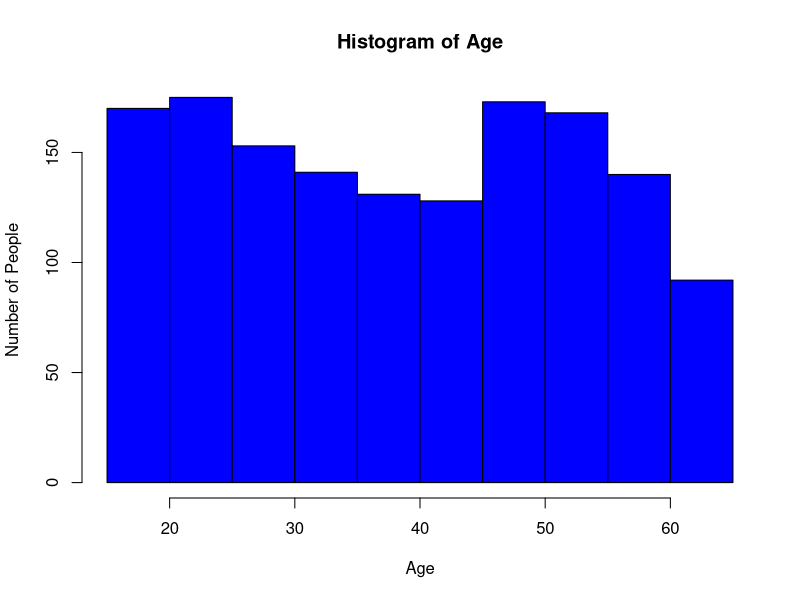
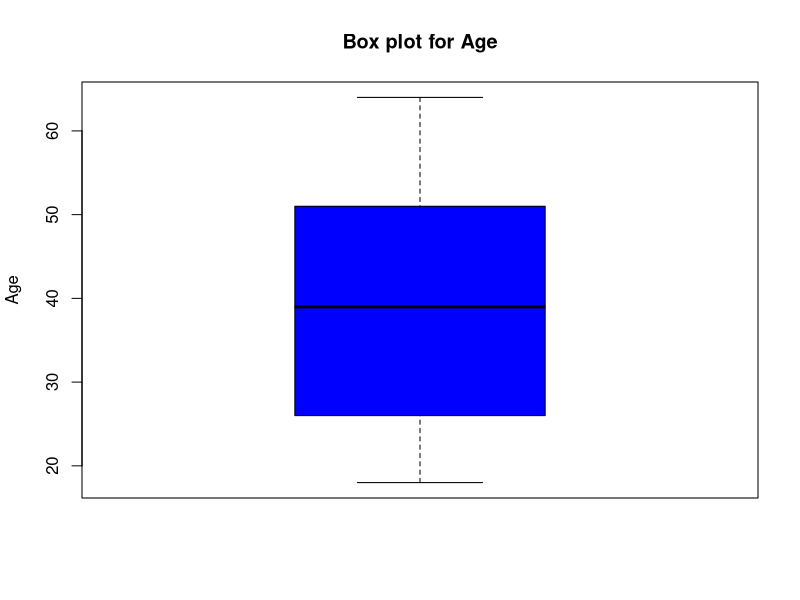

Write the R code that produced these figures, in order. (Note: this script raises an error after producing the figures.)
# importing libraries
library(ggplot2)


# imporing the cvs file

setwd("/Users/namilap/Documents/Msc/DataAnalysis/CourseWork")
insuranceData = read.csv("insuranceData.csv", header = TRUE)
head(insuranceData)

# Overall summery of the dataset
summary(insuranceData)

# Analyzing age 

# summery of the variable
summary(insuranceData$age)

# Histogram for age
hist(insuranceData$age, main = "Histogram of Age", xlab = "Age", ylab = "Number of People", col = "blue")

# Standard Deiviation 
age_sd=sd(insuranceData$age)
age_sd

# box plot and outliers
outliers = boxplot(insuranceData$age, main = "Box plot for Age", col = "blue", ylab = "Age")$out
cat ("Outliers", "\n", outliers)


# Analyzing gender 

# summery of the variable
gender_summery = summary(insuranceData$gender)
gender_summery

# Pie chat of the gender distribution
gender_percentages = round(100*gender_summery/sum(gender_summery), 1)
pie(gender_summery, col = rainbow(length(gender_summery)), labels = gender_percentages)
legend("topright", c("female","male"), cex = 0.8, fill = rainbow(length(gender_summery)))
